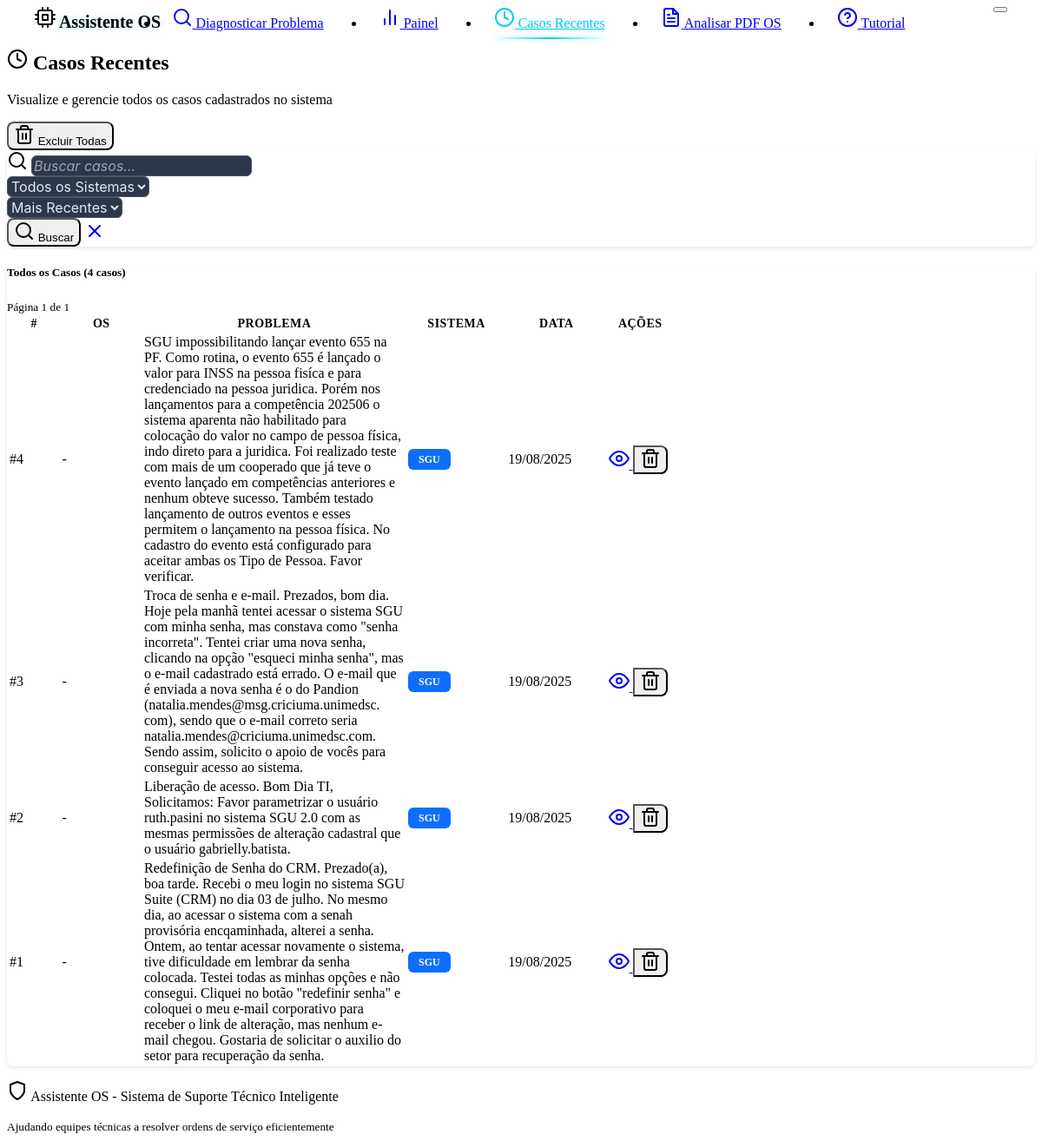
Screenshot of /recent-cases with the database file from the repository.
### models.py (models this page shows, shortened)
class Case(db.Model):
    __tablename__ = 'cases'
    id = db.Column(db.Integer, primary_key=True)
    os_number = db.Column(db.String(20), nullable=True)  # Número da OS extraído do PDF
    problem_description = db.Column(db.Text, nullable=False)
    solution = db.Column(db.Text, nullable=False)
    system_type = db.Column(db.String(100), default="Unknown")
    created_at = db.Column(db.DateTime, default=datetime.now)
    effectiveness_score = db.Column(db.Float, nullable=True)
    feedback_count = db.Column(db.Integer, default=0)
    tags = db.Column(db.String(500), default="")  # Stored as comma-separated string
    feedbacks = db.relationship("CaseFeedback", backref="case", cascade="all, delete-orphan")

### routes.py (the view)
@app.route('/recent-cases')
def recent_cases():
    search_query = request.args.get('search', '').strip()
    system_filter = request.args.get('system', '')
    sort_by = request.args.get('sort', 'recent')
    page = int(request.args.get('page', 1))
    per_page = 30  # Cases per page
    try:
        if search_query or system_filter:
            all_cases = case_service.search_cases(search_query, system_filter)
        else:
            all_cases = case_service.get_all_cases()
        if sort_by == 'oldest':
            all_cases = sorted(all_cases, key=lambda x: x.created_at or datetime.min)
        elif sort_by == 'system':
            all_cases = sorted(all_cases, key=lambda x: x.system_type)
        else:  # recent (default)
            all_cases = sorted(all_cases, key=lambda x: x.created_at or datetime.min, reverse=True)
        total_cases = len(all_cases)
        total_pages = (total_cases + per_page - 1) // per_page if total_cases > 0 else 1
        start_idx = (page - 1) * per_page
        end_idx = start_idx + per_page
        cases = all_cases[start_idx:end_idx]
        has_prev = page > 1
        has_next = page < total_pages
        prev_page = page - 1 if has_prev else None
        next_page = page + 1 if has_next else None
        stats = case_service.get_statistics()
        systems = case_service.get_unique_systems()
        today_cases = len([c for c in all_cases if c.created_at and c.created_at.date() == datetime.now().date()]) if all_cases else 0
        week_cases = len([c for c in all_cases if c.created_at and c.created_at >= datetime.now() - timedelta(days=7)]) if all_cases else 0
        with_feedback = len([c for c in all_cases if c.effectiveness_score is not None]) if all_cases else 0
        return render_template('recent_cases.html',
                             cases=cases,
                             search_query=search_query,
                             system_filter=system_filter,
                             sort_by=sort_by,
                             systems=systems,
                             current_page=page,
                             total_pages=total_pages,
                             total_cases=total_cases,
                             has_prev=has_prev,
                             has_next=has_next,
                             prev_page=prev_page,
                             next_page=next_page,
                             today_cases=today_cases,
                             week_cases=week_cases,
                             with_feedback=with_feedback)
    except Exception as e:
        logging.error(f"Error loading recent cases: {str(e)}")
        flash(f'Error loading cases: {str(e)}', 'error')
        return render_template('recent_cases.html', cases=[], systems=[], total_cases=0, total_pages=1, current_page=1, has_prev=False, has_next=False)

### templates/recent_cases.html (shortened to what this page needs)
{% extends "base.html" %}
{% block content %}
<div class="row mb-4">
    <div class="col-12">
        <div class="d-flex justify-content-between align-items-center">
            <div>
                <h2 class="mb-1">
                    <i data-feather="clock" class="me-2"></i>
                    Casos Recentes
                </h2>
                <p class="text-muted mb-0">Visualize e gerencie todos os casos cadastrados no sistema</p>
            </div>
            <div class="d-flex gap-2">
                <button type="button"
                        class="btn btn-outline-danger"
                        onclick="confirmDeleteAll()"
                        title="Excluir todos os casos">
                    <i data-feather="trash-2" class="me-2"></i>
                    Excluir Todas
                </button>
            </div>
        </div>
    </div>
</div>
<div class="card mb-4">
    <div class="card-body">
        <form method="GET" action="{{ url_for('recent_cases') }}" class="row g-3">
            <div class="col-md-5">
                <div class="input-group">
                    <span class="input-group-text">
                        <i data-feather="search"></i>
                    </span>
                    <input type="text"
                           class="form-control"
                           name="search"
                           value="{{ search_query or '' }}"
                           placeholder="Buscar casos...">
                </div>
            </div>
            <div class="col-md-3">
                <select class="form-select" name="system">
                    <option value="">Todos os Sistemas</option>
                </select>
            </div>
            <div class="col-md-2">
                <select class="form-select" name="sort">
                    <option value="recent" {{ 'selected' if sort_by == 'recent' else '' }}>Mais Recentes</option>
                </select>
            </div>
            <div class="col-md-2">
                <div class="d-flex gap-1">
                    <button type="submit" class="btn btn-outline-primary">
                        <i data-feather="search"></i>
                        Buscar
                    </button>
                    <a href="{{ url_for('recent_cases') }}" class="btn btn-outline-secondary">
                        <i data-feather="x"></i>
                    </a>
                </div>
            </div>
        </form>
    </div>
</div>
<div class="row">
    <div class="col-12">
        <div class="card">
            <div class="card-header d-flex justify-content-between align-items-center">
                <h5 class="mb-0">
                    {% if search_query or system_filter %}
                        Resultados da Busca ({{ total_cases }} casos encontrados)
                    {% else %}
                        Todos os Casos ({{ total_cases }} casos)
                    {% endif %}
                </h5>
                <div class="d-flex align-items-center gap-2">
                    <small class="text-muted">Página {{ current_page }} de {{ total_pages }}</small>
                </div>
            </div>
            <div class="card-body p-0">
                {% if cases %}
                <div class="table-responsive">
                    <table class="table table-hover mb-0">
                        <thead class="table-dark">
                            <tr>
                                <th scope="col" style="width: 50px;">#</th>
                                <th scope="col" style="width: 80px;">OS</th>
                                <th scope="col" style="width: 40%;">Problema</th>
                                <th scope="col" style="width: 15%;">Sistema</th>
                                <th scope="col" style="width: 15%;">Data</th>
                                <th scope="col" style="width: 10%;" class="text-center">Ações</th>
                            </tr>
                        </thead>
                        <tbody>
                            {% for case in cases %}
                            <tr>
                                <td class="fw-bold text-primary">#{{ case.id }}</td>
                                <td>
                                    {% if case.os_number %}
                                        <span class="badge bg-info">{{ case.os_number }}</span>
                                    {% else %}
                                        <span class="text-muted">-</span>
                                    {% endif %}
                                </td>
                                <td>
                                    <div class="text-truncate" style="max-width: 300px;" title="{{ case.problem_description }}">
                                        {{ case.problem_description }}
                                    </div>
                                </td>
                                <td>
                                    <span class="badge system-badge" data-system="{{ case.system_type }}">{{ case.system_type }}</span>
                                </td>
                                <td class="text-muted small">
                                    {{ case.created_at.strftime('%d/%m/%Y') if case.created_at else '-' }}
                                </td>
                                <td class="text-center">
                                    <div class="btn-group btn-group-sm" role="group">
                                        <a href="{{ url_for('view_case', case_id=case.id) }}"
                                           class="btn btn-outline-primary btn-sm"
                                           title="Ver Detalhes">
                                            <i data-feather="eye"></i>
                                        </a>
                                        <button type="button"
                                                class="btn btn-outline-danger btn-sm"
                                                onclick="confirmDelete({{ case.id }})"
                                                title="Excluir">
                                            <i data-feather="trash-2"></i>
                                        </button>
                                    </div>
                                </td>
                            </tr>
                            {% endfor %}
                        </tbody>
                    </table>
                </div>
                {% endif %}
            </div>
        </div>
    </div>
</div>
{% endblock %}

### templates/base.html (shortened to what this page needs)
<!DOCTYPE html>
<html lang="en" data-bs-theme="dark" class="h-100">
<head>
    <link href="https://cdn.replit.com/agent/bootstrap-agent-dark-theme.min.css" rel="stylesheet">
    <link rel="stylesheet" href="{{ url_for('static', filename='style.css') }}">
</head>
<body class="d-flex flex-column h-100">
    <nav class="navbar navbar-expand-lg navbar-dark bg-dark border-bottom">
        <div class="container-fluid">
            <div class="navbar-brand d-flex align-items-center">
                <i data-feather="cpu" class="me-2"></i>
                <span class="fw-bold navbar-brand-glow">Assistente OS</span>
            </div>
            <button class="navbar-toggler" type="button" data-bs-toggle="collapse" data-bs-target="#navbarNav">
            </button>
            <div class="collapse navbar-collapse" id="navbarNav">
                <ul class="navbar-nav mx-auto">
                    <li class="nav-item">
                        <a class="nav-link{% if request.endpoint == 'index' %} active{% endif %}" href="{{ url_for('index') }}">
                            <i data-feather="search" class="me-1"></i>
                            Diagnosticar Problema
                        </a>
                    </li>
                    <li class="nav-item">
                        <a class="nav-link{% if request.endpoint == 'dashboard' %} active{% endif %}" href="{{ url_for('dashboard') }}">
                            <i data-feather="bar-chart-2" class="me-1"></i>
                            Painel
                        </a>
                    </li>
                    <li class="nav-item">
                        <a class="nav-link{% if request.endpoint == 'recent_cases' %} active{% endif %}" href="{{ url_for('recent_cases') }}">
                            <i data-feather="clock" class="me-1"></i>
                            Casos Recentes
                        </a>
                    </li>
                    <li class="nav-item">
                        <a class="nav-link{% if request.endpoint in ['analyze_os_pdf_form', 'analyze_os_pdf'] %} active{% endif %}" href="{{ url_for('analyze_os_pdf_form') }}">
                            <i data-feather="file-text" class="me-1"></i>
                            Analisar PDF OS
                        </a>
                    </li>
                    <li class="nav-item">
                        <a class="nav-link{% if request.endpoint == 'tutorial' %} active{% endif %}" href="{{ url_for('tutorial') }}">
                            <i data-feather="help-circle" class="me-1"></i>
                            Tutorial
                        </a>
                    </li>
                </ul>
            </div>
        </div>
    </nav>
    <main class="container my-4 flex-shrink-0">
        {% block content %}{% endblock %}
    </main>
    <footer class="bg-dark border-top mt-auto py-4">
        <div class="container text-center text-muted">
            <p class="mb-0">
                <i data-feather="shield" class="me-1"></i>
                Assistente OS - Sistema de Suporte Técnico Inteligente
            </p>
            <small>Ajudando equipes técnicas a resolver ordens de serviço eficientemente</small>
        </div>
    </footer>
</body>
</html>

### rows the page displays
Case: id "4", problem_description "SGU impossibilitando lançar evento 655 na PF. Como rotina, o evento 655 é lançado o valor para INSS na pessoa fisíca e para credenciado na pessoa juridica. Porém nos lançamentos para a competência 202506 o sistema aparenta não habilitado para colocação do valor no campo de pessoa física, indo direto para a juridica. Foi realizado teste com mais de um cooperado que já teve o evento lançado em competências anteriores e nenhum obteve sucesso. Também testado lançamento de outros eventos e esses permitem o lançamento na pessoa física. No cadastro do evento está configurado para aceitar ambas os Tipo de Pessoa. Favor verificar.", system_type "SGU", created_at "19/08/2025"
Case: id "3", problem_description "Troca de senha e e-mail. Prezados, bom dia. Hoje pela manhã tentei acessar o sistema SGU com minha senha, mas constava como \"senha incorreta\". Tentei criar uma nova senha, clicando na opção \"esqueci minha senha\", mas o e-mail cadastrado está errado. O e-mail que é enviada a nova senha é o do Pandion (natalia.mendes@msg.criciuma.unimedsc. com), sendo que o e-mail correto seria natalia.mendes@criciuma.unimedsc.com. Sendo assim, solicito o apoio de vocês para conseguir acesso ao sistema.", system_type "SGU", created_at "19/08/2025"
Case: id "2", problem_description "Liberação de acesso. Bom Dia TI, Solicitamos: Favor parametrizar o usuário ruth.pasini no sistema SGU 2.0 com as mesmas permissões de alteração cadastral que o usuário gabrielly.batista.", system_type "SGU", created_at "19/08/2025"
Case: id "1", problem_description "Redefinição de Senha do CRM. Prezado(a), boa tarde. Recebi o meu login no sistema SGU Suite (CRM) no dia 03 de julho. No mesmo dia, ao acessar o sistema com a senah provisória encqaminhada, alterei a senha. Ontem, ao tentar acessar novamente o sistema, tive dificuldade em lembrar da senha colocada. Testei todas as minhas opções e não consegui. Cliquei no botão \"redefinir senha\" e coloquei o meu e-mail corporativo para receber o link de alteração, mas nenhum e-mail chegou. Gostaria de solicitar o auxilio do setor para recuperação da senha.", system_type "SGU", created_at "19/08/2025"

### other values shown
{{ total_cases }} "4"
{{ current_page }} "1"
{{ total_pages }} "1"
